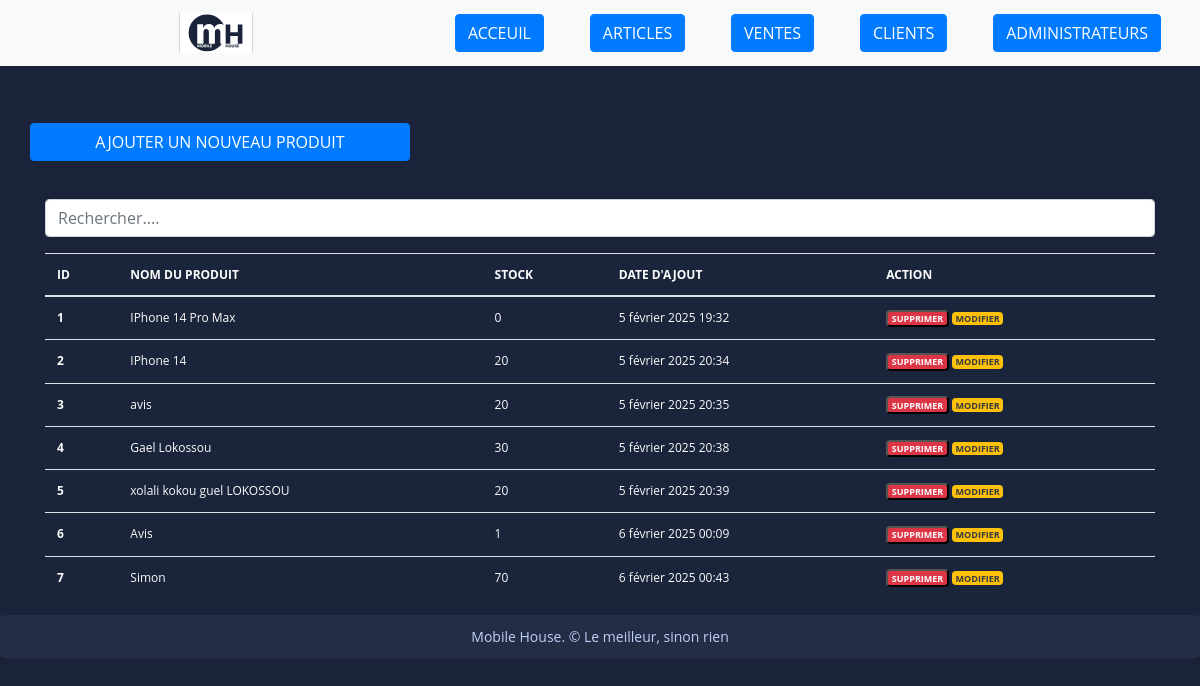
Before: /article_list with the older database file.
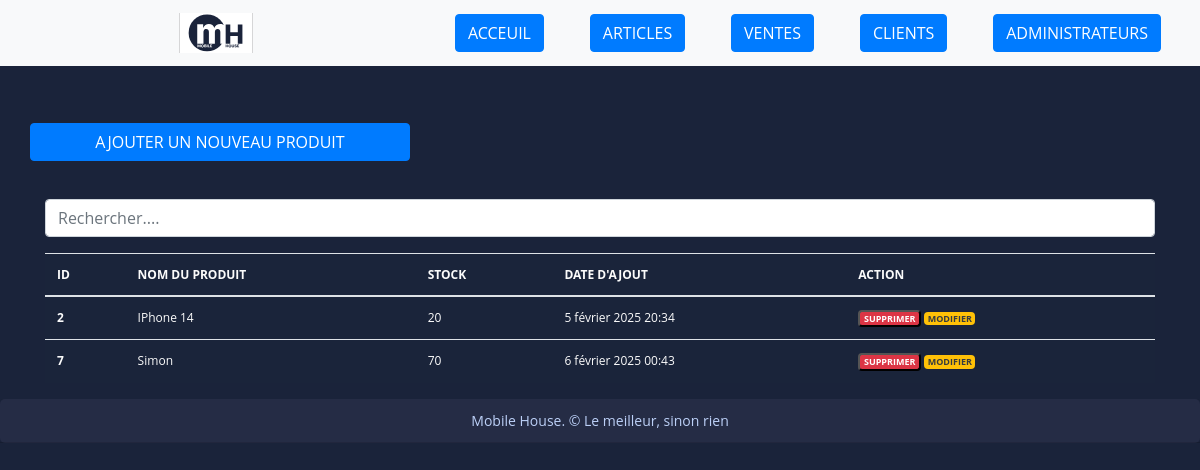
After: the same page with the newer database file.
### fact_app/models.py (models this page shows, shortened)
class Article(models.Model):
    name = models.CharField(max_length=132)
    stock = models.PositiveIntegerField()
    created_at = models.DateTimeField(auto_now_add=True)
    is_active = models.BooleanField(default=True)
    class Meta:
        verbose_name = "Article"
        verbose_name_plural = "Articles"

### fact_app/views.py (the view, shortened to what this page needs)
# urls.py: path('article_list', views.article_list, name='article-list'),
def article_list(request):
    articles = Article.objects.filter(is_active=True)  # Récupérer tous les produits
    return render(request, 'article_list.html', {'articles': articles})

### templates/article_list.html (shortened to what this page needs)
{% extends "base.html" %}
{% load static %}
{% block content %}
<br><br>
<div class="row">
   <a href="{% url 'add-article' %}" class="btn col-md-4 btn-primary">
      AJOUTER UN NOUVEAU PRODUIT
   </a>
</div>
<br> <br>
<div class="form-group ">
   <input id="search" class="form-control" type="text" placeholder="Rechercher....">
</div>
<div>
   <table class="table table-striped-columns">
      <thead>
         <tr>
            <th scope="col">ID</th>
            <th scope="col">NOM DU PRODUIT</th>
            <th scope="col">STOCK</th>
            <th scope="col">DATE D'AJOUT</th>
            <th scope="col">ACTION</th>
         </tr>
      </thead>
      <tbody id="myTable">
         {% if articles %}
         {% for article in articles %}
         {% if article.is_active %}
         <tr>
            <th scope="row">{{ article.pk }}</th>
            <td>{{ article.name }}</td>
            <td>{{ article.stock }}</td>
            <td>{{ article.created_at }}</td>
            <td>
               <button id="btn-article-sup" type="button" class="badge text-white bg-danger" title="Supprimer" data-toggle="modal" data-target="#supprimer" data-id="{{ article.pk }}" data-article-name="{{ article.name }}">
               SUPPRIMER </button>
               <a href="{% url 'edit-article' article_id=article.pk %}" class="badge text-dark bg-warning" title="Modifier">MODIFIER</a>
            </td>
         </tr>
         {% endif %}
         {% endfor %}
         {% else %}
         <tr>
            <td colspan="5" class="text-center">Aucun article trouvé.</td>
         </tr>
         {% endif %}
      </tbody>
   </table>
</div>
{% endblock %}

Changed rows visible on the page:
removed Article: pk "1", name "IPhone 14 Pro Max", stock "0", created_at "5 février 2025 19:32"
removed Article: pk "3", name "avis", stock "20", created_at "5 février 2025 20:35"
removed Article: pk "4", name "Gael Lokossou", stock "30", created_at "5 février 2025 20:38"
removed Article: pk "5", name "xolali kokou guel LOKOSSOU", stock "20", created_at "5 février 2025 20:39"
removed Article: pk "6", name "Avis", stock "1", created_at "6 février 2025 00:09"
